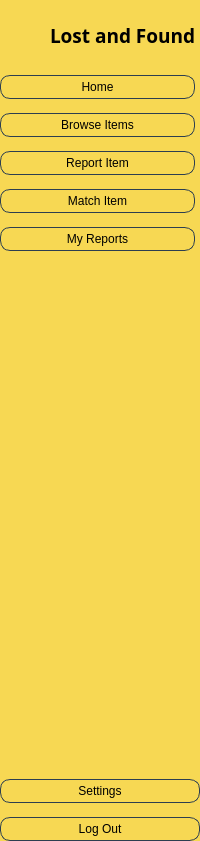
     <widget class="QWidget" name="widget_2" native="true">
      <property name="styleSheet">
       <string notr="true">background-color: rgb(247, 216, 83);</string>
      </property>
      <layout class="QVBoxLayout" name="verticalLayout_6">
       <property name="spacing">
        <number>0</number>
       </property>
       <property name="leftMargin">
        <number>0</number>
       </property>
       <property name="topMargin">
        <number>0</number>
       </property>
       <property name="rightMargin">
        <number>0</number>
       </property>
       <property name="bottomMargin">
        <number>0</number>
       </property>
       <item>
        <layout class="QHBoxLayout" name="horizontalLayout_3">
         <property name="topMargin">
          <number>10</number>
         </property>
         <item>
          <widget class="QLabel" name="label_2">
           <property name="minimumSize">
            <size>
             <width>50</width>
             <height>50</height>
            </size>
           </property>
           <property name="maximumSize">
            <size>
             <width>50</width>
             <height>50</height>
            </size>
           </property>
           <property name="text">
            <string/>
           </property>
           <property name="pixmap">
            <pixmap>icons/seal-02.png</pixmap>
           </property>
           <property name="scaledContents">
            <bool>true</bool>
           </property>
          </widget>
         </item>
         <item>
          <widget class="QLabel" name="label_3">
           <property name="font">
            <font>
             <family>Century Gothic</family>
             <pointsize>14</pointsize>
             <weight>75</weight>
             <bold>true</bold>
             <underline>false</underline>
             <strikeout>false</strikeout>
             <kerning>true</kerning>
            </font>
           </property>
           <property name="text">
            <string>Lost and Found</string>
           </property>
           <property name="margin">
            <number>5</number>
           </property>
           <property name="indent">
            <number>-1</number>
           </property>
          </widget>
         </item>
        </layout>
       </item>
       <item>
        <layout class="QVBoxLayout" name="verticalLayout_3">
         <property name="spacing">
          <number>14</number>
         </property>
         <property name="topMargin">
          <number>15</number>
         </property>
         <property name="rightMargin">
          <number>5</number>
         </property>
         <item>
          <widget class="QPushButton" name="homeButton">
           <property name="font">
            <font>
             <pointsize>-1</pointsize>
            </font>
           </property>
           <property name="styleSheet">
            <string notr="true">QPushButton {
    border: 1px solid #2C3E50;    /* thinner border */
    border-radius: 10px;           /* small rounding */
    padding: 4px 8px;             /* top/bottom, left/right */
    background-color: #951ab;
    color: black;
    font-size: 12px;              /* smaller text */
}
</string>
           </property>
           <property name="text">
            <string>Home</string>
           </property>
           <property name="icon">
            <iconset resource="resources.qrc">
             <normaloff>:/icons/icons/home.svg</normaloff>:/icons/icons/home.svg</iconset>
           </property>
           <property name="iconSize">
            <size>
             <width>20</width>
             <height>20</height>
            </size>
           </property>
           <property name="checkable">
            <bool>true</bool>
           </property>
           <property name="autoExclusive">
            <bool>true</bool>
           </property>
          </widget>
         </item>
         <item>
          <widget class="QPushButton" name="browseButton">
           <property name="font">
            <font>
             <pointsize>-1</pointsize>
            </font>
           </property>
           <property name="styleSheet">
            <string notr="true">QPushButton {
    border: 1px solid #2C3E50;    /* thinner border */
    border-radius: 10px;           /* small rounding */
    padding: 4px 8px;             /* top/bottom, left/right */
    background-color: #951ab;
    color: black;
    font-size: 12px;              /* smaller text */
}
</string>
           </property>
           <property name="text">
            <string>Browse Items</string>
           </property>
           <property name="icon">
            <iconset resource="resources.qrc">
             <normaloff>:/icons/icons/compass.svg</normaloff>:/icons/icons/compass.svg</iconset>
           </property>
           <property name="iconSize">
            <size>
             <width>20</width>
             <height>20</height>
            </size>
           </property>
           <property name="checkable">
            <bool>true</bool>
           </property>
           <property name="autoExclusive">
            <bool>true</bool>
           </property>
          </widget>
         </item>
         <item>
          <widget class="QPushButton" name="reportButton">
           <property name="font">
            <font>
             <pointsize>-1</pointsize>
            </font>
           </property>
           <property name="styleSheet">
            <string notr="true">QPushButton {
    border: 1px solid #2C3E50;    /* thinner border */
    border-radius: 10px;           /* small rounding */
    padding: 4px 8px;             /* top/bottom, left/right */
    background-color: #951ab;
    color: black;
    font-size: 12px;              /* smaller text */
}
</string>
           </property>
           <property name="text">
            <string>Report Item</string>
           </property>
           <property name="icon">
            <iconset resource="resources.qrc">
             <normaloff>:/icons/icons/clipboard.svg</normaloff>:/icons/icons/clipboard.svg</iconset>
           </property>
           <property name="iconSize">
            <size>
             <width>20</width>
             <height>20</height>
            </size>
           </property>
           <property name="checkable">
            <bool>true</bool>
           </property>
           <property name="autoExclusive">
            <bool>true</bool>
           </property>
          </widget>
         </item>
         <item>
          <widget class="QPushButton" name="matchButton">
           <property name="font">
            <font>
             <pointsize>-1</pointsize>
            </font>
           </property>
           <property name="styleSheet">
            <string notr="true">QPushButton {
    border: 1px solid #2C3E50;    /* thinner border */
    border-radius: 10px;           /* small rounding */
    padding: 4px 8px;             /* top/bottom, left/right */
    background-color: #951ab;
    color: black;
    font-size: 12px;              /* smaller text */
}
</string>
           </property>
           <property name="text">
            <string>Match Item</string>
           </property>
           <property name="icon">
            <iconset resource="resources.qrc">
             <normaloff>:/icons/icons/search.svg</normaloff>:/icons/icons/search.svg</iconset>
           </property>
           <property name="iconSize">
            <size>
             <width>20</width>
             <height>20</height>
            </size>
           </property>
           <property name="checkable">
            <bool>true</bool>
           </property>
           <property name="autoExclusive">
            <bool>true</bool>
           </property>
          </widget>
         </item>
         <item>
          <widget class="QPushButton" name="reportButton_2">
           <property name="font">
            <font>
             <pointsize>-1</pointsize>
            </font>
           </property>
           <property name="styleSheet">
            <string notr="true">QPushButton {
    border: 1px solid #2C3E50;    /* thinner border */
    border-radius: 10px;           /* small rounding */
    padding: 4px 8px;             /* top/bottom, left/right */
    background-color: #951ab;
    color: black;
    font-size: 12px;              /* smaller text */
}
</string>
           </property>
           <property name="text">
            <string>My Reports</string>
           </property>
           <property name="icon">
            <iconset resource="resources.qrc">
             <normaloff>:/icons/icons/inbox.svg</normaloff>:/icons/icons/inbox.svg</iconset>
           </property>
           <property name="iconSize">
            <size>
             <width>20</width>
             <height>20</height>
            </size>
           </property>
           <property name="checkable">
            <bool>true</bool>
           </property>
           <property name="autoExclusive">
            <bool>true</bool>
           </property>
          </widget>
         </item>
        </layout>
       </item>
       <item>
        <spacer name="verticalSpacer_2">
         <property name="orientation">
          <enum>Qt::Vertical</enum>
         </property>
         <property name="sizeHint" stdset="0">
          <size>
           <width>20</width>
           <height>528</height>
          </size>
         </property>
        </spacer>
       </item>
       <item>
        <layout class="QVBoxLayout" name="verticalLayout_4">
         <property name="spacing">
          <number>14</number>
         </property>
         <item>
          <widget class="QPushButton" name="settingsButton">
           <property name="font">
            <font>
             <pointsize>-1</pointsize>
            </font>
           </property>
           <property name="styleSheet">
            <string notr="true">QPushButton {
    border: 1px solid #2C3E50;    /* thinner border */
    border-radius: 10px;           /* small rounding */
    padding: 4px 8px;             /* top/bottom, left/right */
    background-color: #951ab;
    color: black;
    font-size: 12px;              /* smaller text */
}
</string>
           </property>
           <property name="text">
            <string>Settings</string>
           </property>
           <property name="icon">
            <iconset resource="resources.qrc">
             <normaloff>:/icons/icons/settings.svg</normaloff>:/icons/icons/settings.svg</iconset>
           </property>
           <property name="iconSize">
            <size>
             <width>20</width>
             <height>20</height>
            </size>
           </property>
          </widget>
         </item>
         <item>
          <widget class="QPushButton" name="logoutButton">
           <property name="font">
            <font>
             <pointsize>-1</pointsize>
            </font>
           </property>
           <property name="styleSheet">
            <string notr="true">QPushButton {
    border: 1px solid #2C3E50;    /* thinner border */
    border-radius: 10px;           /* small rounding */
    padding: 4px 8px;             /* top/bottom, left/right */
    background-color: #951ab;
    color: black;
    font-size: 12px;              /* smaller text */
}
</string>
           </property>
           <property name="text">
            <string>Log Out</string>
           </property>
           <property name="icon">
            <iconset resource="resources.qrc">
             <normaloff>:/icons/icons/log-out.svg</normaloff>:/icons/icons/log-out.svg</iconset>
           </property>
           <property name="iconSize">
            <size>
             <width>20</width>
             <height>20</height>
            </size>
           </property>
          </widget>
         </item>
        </layout>
       </item>
      </layout>
     </widget>
